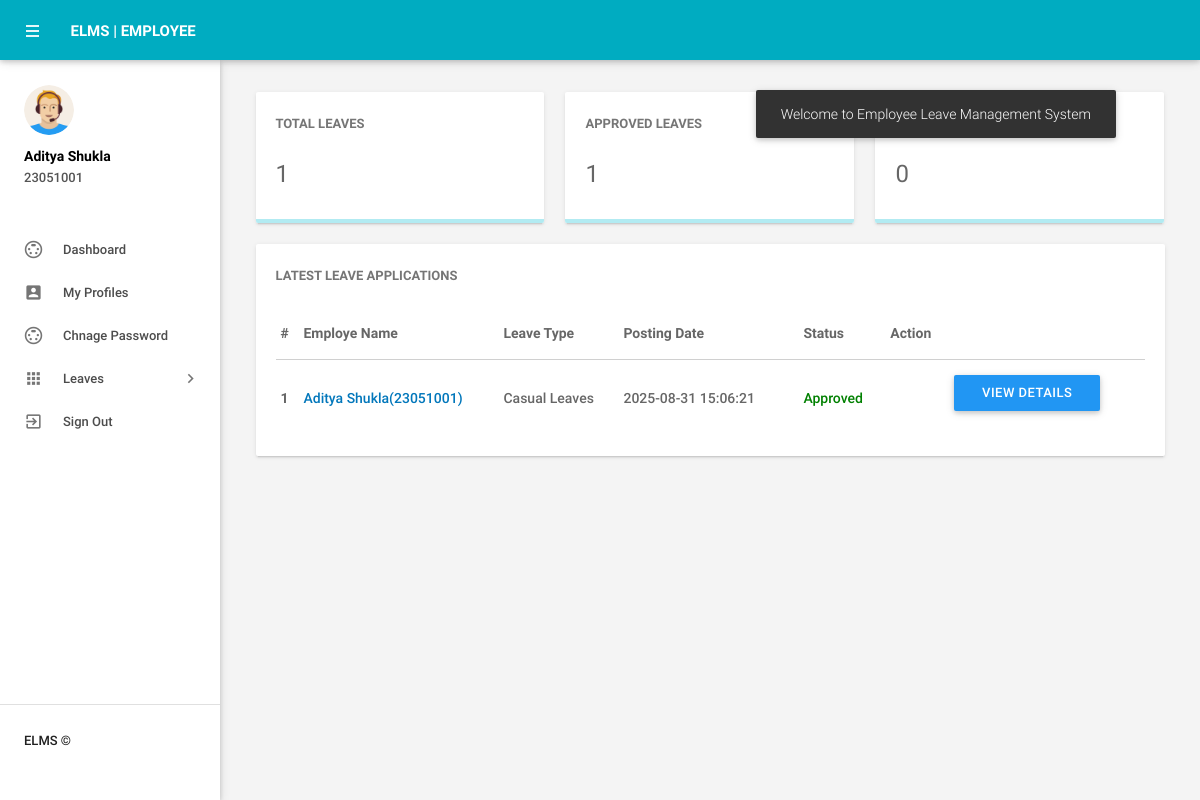
The page /dashboard.php (signed in) on the database its author committed.
### tables this page shows
CREATE TABLE `tblemployees` (
  `id` int(11) NOT NULL,
  `EmpId` varchar(100) NOT NULL,
  `FirstName` varchar(150) DEFAULT NULL,
  `LastName` varchar(150) DEFAULT NULL,
  `EmailId` varchar(200) DEFAULT NULL,
  `Password` varchar(180) DEFAULT NULL,
  `Gender` varchar(100) DEFAULT NULL,
  `Dob` varchar(100) DEFAULT NULL,
  `Department` varchar(255) DEFAULT NULL,
  `Address` varchar(255) DEFAULT NULL,
  `City` varchar(200) DEFAULT NULL,
  `Country` varchar(150) DEFAULT NULL,
  `Phonenumber` char(11) DEFAULT NULL,
  `Status` int(1) DEFAULT NULL,
  `RegDate` timestamp NULL DEFAULT current_timestamp()
);

CREATE TABLE `tblleaves` (
  `id` int(11) NOT NULL,
  `LeaveType` varchar(110) DEFAULT NULL,
  `ToDate` varchar(120) DEFAULT NULL,
  `FromDate` varchar(120) DEFAULT NULL,
  `Description` mediumtext DEFAULT NULL,
  `PostingDate` timestamp NULL DEFAULT current_timestamp(),
  `AdminRemark` mediumtext DEFAULT NULL,
  `AdminRemarkDate` varchar(120) DEFAULT NULL,
  `Status` int(1) DEFAULT NULL,
  `IsRead` int(1) DEFAULT NULL,
  `empid` int(11) DEFAULT NULL
);

### dashboard.php (the view, shortened to what this page needs)
<?php
include('includes/config.php');
if(strlen($_SESSION['emplogin'])==0)
    {
header('location:index.php');
}
else{
?>
<!DOCTYPE html>
<html lang="en">
    <head>
        <link type="text/css" rel="stylesheet" href="assets/plugins/materialize/css/materialize.min.css"/>
        <link href="assets/plugins/metrojs/MetroJs.min.css" rel="stylesheet">
        <link href="assets/plugins/weather-icons-master/css/weather-icons.min.css" rel="stylesheet">
        <link href="assets/css/alpha.min.css" rel="stylesheet" type="text/css"/>
        <link href="assets/css/custom.css" rel="stylesheet" type="text/css"/>
    </head>
    <body>
           <?php include('includes/header.php');?>
       <?php include('includes/sidebar.php');?>
            <main class="mn-inner">
                <div class="">
                    <div class="row no-m-t no-m-b">
                    <a href="leavehistory.php" target="blank">
                    <div class="col s12 m12 l4">
                        <div class="card stats-card">
                            <div class="card-content">
                                <span class="card-title">Total Leaves</span>
<?php $eid=$_SESSION['eid'];
$sql = "SELECT id from  tblleaves where empid ='$eid'";
$query = $dbh -> prepare($sql);
$query->execute();
$totalleaves=$query->rowCount();
?>
                                <span class="stats-counter"><span class="counter"><?php echo htmlentities($totalleaves);?></span></span>
                            </div>
                            <div class="progress stats-card-progress">
                            </div>
                        </div>
                    </div></a>
     <a href="leavehistory.php" target="blank">
                    <div class="col s12 m12 l4">
                        <div class="card stats-card">
                            <div class="card-content">
                                <span class="card-title">Approved Leaves</span>
                                    <?php
$sql = "SELECT id from  tblleaves where Status=1 and empid ='$eid'";
$query = $dbh -> prepare($sql);
$query->execute();
$approvedleaves=$query->rowCount();
?>
                                <span class="stats-counter"><span class="counter"><?php echo htmlentities($approvedleaves);?></span></span>
                            </div>
                            <div class="progress stats-card-progress">
                            </div>
                        </div>
                    </div></a>
     <a href="leavehistory.php" target="blank">
                    <div class="col s12 m12 l4">
                        <div class="card stats-card">
                            <div class="card-content">
                                <span class="card-title">New Leaves Applications</span>
                                    <?php
$sql = "SELECT id from  tblleaves where Status=0 and empid ='$eid'";
$query = $dbh -> prepare($sql);
$query->execute();
$approvedleaves=$query->rowCount();
?>
                                <span class="stats-counter"><span class="counter"><?php echo htmlentities($approvedleaves);?></span></span>
                            </div>
                            <div class="progress stats-card-progress">
                            </div>
                        </div>
                    </div></a>
                </div>
                    <div class="row no-m-t no-m-b">
                        <div class="col s15 m12 l12">
                            <div class="card invoices-card">
                                <div class="card-content">
                                    <span class="card-title">Latest Leave Applications</span>
                             <table id="example" class="display responsive-table ">
                                    <thead>
                                        <tr>
                                            <th>#</th>
                                            <th width="200">Employe Name</th>
                                            <th width="120">Leave Type</th>
                                             <th width="180">Posting Date</th>
                                            <th>Status</th>
                                            <th align="center">Action</th>
                                        </tr>
                                    </thead>
                                    <tbody>
<?php $sql ="SELECT tblleaves.id as lid,tblemployees.FirstName,tblemployees.LastName,tblemployees.EmpId,tblemployees.id,tblleaves.LeaveType,tblleaves.PostingDate,tblleaves.Status from tblleaves join tblemployees on tblleaves.empid=tblemployees.id where tblleaves.empid='$eid' order by lid desc limit 6";
$query = $dbh -> prepare($sql);
$query->execute();
$results=$query->fetchAll(PDO::FETCH_OBJ);
$cnt=1;
if($query->rowCount() > 0)
{
foreach($results as $result)
{
      ?>
                                        <tr>
                                            <td> <b><?php echo htmlentities($cnt);?></b></td>
                                              <td><a href="editemployee.php?empid=<?php echo htmlentities($result->id);?>" target="_blank"><?php echo htmlentities($result->FirstName." ".$result->LastName);?>(<?php echo htmlentities($result->EmpId);?>)</a></td>
                                            <td><?php echo htmlentities($result->LeaveType);?></td>
                                            <td><?php echo htmlentities($result->PostingDate);?></td>
                                                                       <td><?php $stats=$result->Status;
if($stats==1){
                                             ?>
                                                 <span style="color: green">Approved</span>
                                                 <?php } if($stats==2)  { ?>
                                                <span style="color: red">Not Approved</span>
                                                 <?php } if($stats==0)  { ?>
 <span style="color: blue">waiting for approval</span>
 <?php } ?>
                                             </td>
          <td>
           <td><a href="leave-details.php?leaveid=<?php echo htmlentities($result->lid);?>" class="waves-effect waves-light btn blue m-b-xs"  > View Details</a></td>
                                    </tr>
                                         <?php $cnt++;} }?>
                                    </tbody>
                                </table>
                                </div>
                            </div>
                        </div>
                    </div>
                </div>
            </main>
        </div>
    </body>
</html>
<?php } ?>

### includes/sidebar.php (shortened to what this page needs)
     <aside id="slide-out" class="side-nav white fixed">
                <div class="side-nav-wrapper">
                    <div class="sidebar-profile">
                        <div class="sidebar-profile-image">
                            <img src="assets/images/profile-image.png" class="circle" alt="">
                        </div>
                        <div class="sidebar-profile-info">
                    <?php
$eid=$_SESSION['eid'];
$sql = "SELECT FirstName,LastName,EmpId from  tblemployees where id=:eid";
$query = $dbh -> prepare($sql);
$query->bindParam(':eid',$eid,PDO::PARAM_STR);
$query->execute();
$results=$query->fetchAll(PDO::FETCH_OBJ);
if($query->rowCount() > 0)
{
foreach($results as $result)
{               ?>
                                <p><?php echo htmlentities($result->FirstName." ".$result->LastName);?></p>
                                <span><?php echo htmlentities($result->EmpId)?></span>
                         <?php }} ?>
                        </div>
                    </div>
                <ul class="sidebar-menu collapsible collapsible-accordion" data-collapsible="accordion">
               <li class="no-padding"><a class="waves-effect waves-grey" href="dashboard.php"><i class="material-icons">settings_input_svideo</i>Dashboard</a></li>
  <li class="no-padding"><a class="waves-effect waves-grey" href="myprofile.php"><i class="material-icons">account_box</i>My Profiles</a></li>
  <li class="no-padding"><a class="waves-effect waves-grey" href="emp-changepassword.php"><i class="material-icons">settings_input_svideo</i>Chnage Password</a></li>
                    <li class="no-padding">
                        <a class="collapsible-header waves-effect waves-grey"><i class="material-icons">apps</i>Leaves<i class="nav-drop-icon material-icons">keyboard_arrow_right</i></a>
                    </li>
                  <li class="no-padding">
                                <a class="waves-effect waves-grey" href="logout.php"><i class="material-icons">exit_to_app</i>Sign Out</a>
                            </li>
                </ul>
                <div class="footer">
                    <p class="copyright"> ELMS ©</p>
                </div>
                </div>
            </aside>

### rows shown on the page
tblemployees: FirstName+LastName "Aditya Shukla", EmpId "23051001"
tblleaves: tblemployees.FirstName+LastName "Aditya Shukla", tblemployees.EmpId "23051001", LeaveType "Casual Leaves", PostingDate "2025-08-31 15:06:21", Status "Approved"

### other values the page prints
$totalleaves "1"
$approvedleaves "1"
$approvedleaves "0"
